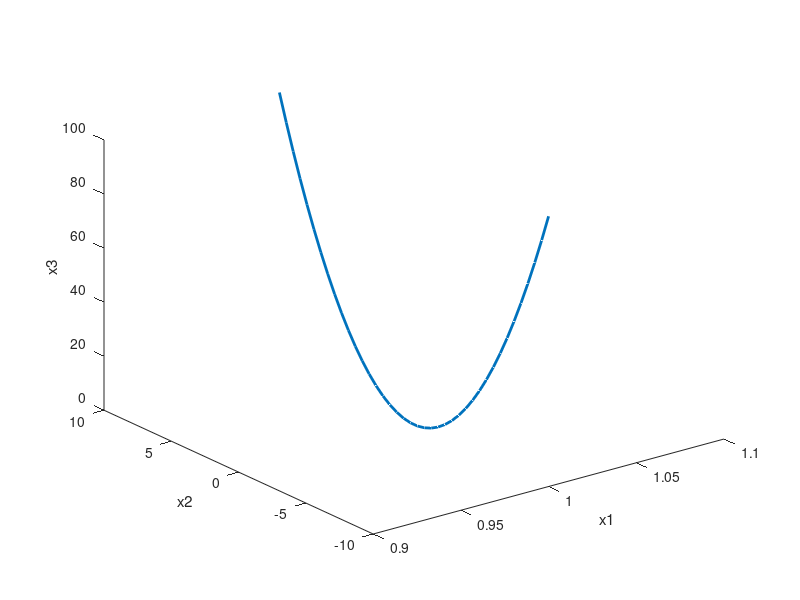

MATLAB code for this plot: (Note: this script raises an error after producing the figure.)
% Discriminanti Lineari Generalizzati:
% utilizzo gli:
%
%           - augmented weight-vector
%
%           - augmented feature-vector
%       
%     y=g(x)=a(1)+a(2)*x+a(3)*x^2   con a=[1;1;1]
%
% Problema di classificazione 1-D
clc;clear;close all
%Vettore dei Pesi
%
a=[1;1;1];
x=linspace(-10,10,40);
n=length(x);
y=[ones(1,n); x; x.^2]

plot3(y(1,:),y(2,:),y(3,:),'LineWidth',2)
xlabel('x1');
ylabel('x2');
zlabel('x3');

syms x
%Calcolo lo spazio Nullo di y: rappresenta il piano di Separazione
y=[1 x x^2];
N=null(y);
DisegnaPiano([-1;1;0],[1;0;1])

%genero 10 punti random nell' intervallo [-5 5]
x=-5+rand(1,10)*5
G=@(x) 1+x+x.^2;
title('Superfice di Decisione')

hold on;

for I=1:length(x)
    
        if G(x(I))>0
            %Il punto appartiene alla Regione R1: lato positivo
            plot3(1,x(I),x(I)^2,'or','MarkerSize',5,'MarkerFaceColor','r')
        end
        if G(x(I))<0
            %Il punto appartiene alla Regione R2: lato Negativo
            plot3(1,x(I),x(I)^2,'ob','MarkerSize',5,'MarkerFaceColor','b')
        end
        if G(x(I))==0
            %Il punto appartiene alla Regione R2: lato Negativo
            plot3(1,x(I),x(I)^2,'om','MarkerSize',5,'MarkerFaceColor','m')
        end
end
